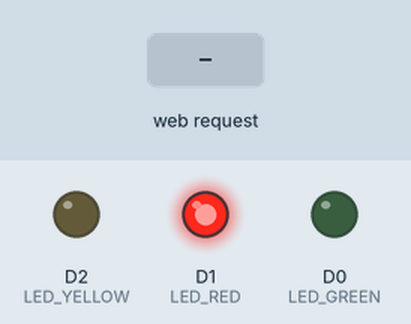
A sketch run on a simulated ESP8266 (NodeMCU). Shown: output pins drawn as LEDs (lit = HIGH). Inputs (shaded band) come from the test bench. WiFi joins after 1.5 s; servers stay silent unless stated; what the sketch prints to the serial monitor is not drawn.

Above: at 2.7 s.
2.8 s: HTTP request GET /led?status=RUNNING received
At 3.8 s:
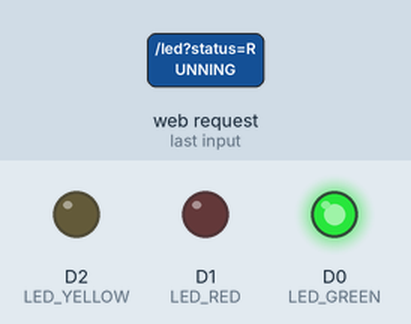
4.3 s: HTTP request GET /led?status=STANDBY received
At 5.5 s:
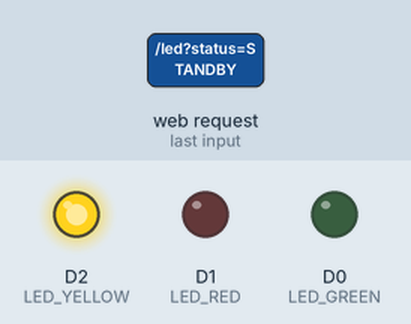
9.3 s: HTTP request GET /led?status=STOPPED received
At 9.6 s:
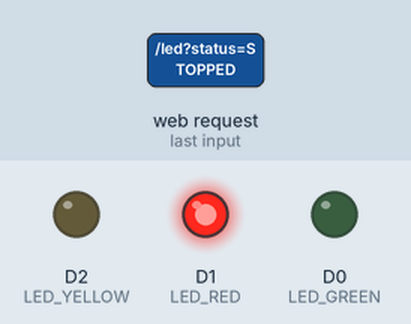
Timing chart, 0 to 11.8 s (numbered marks = the images above; inputs shaded):
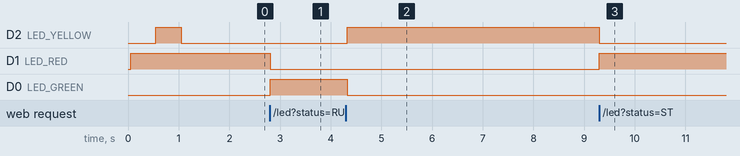

Measured:
- after the input at 2.8 s, D1 (LED_RED): HIGH → LOW at once; D0 (LED_GREEN): LOW → HIGH at once
- after the input at 4.3 s, D2 (LED_YELLOW): LOW → HIGH at once; D0 (LED_GREEN): HIGH → LOW at once
- after the input at 9.3 s, D2 (LED_YELLOW): HIGH → LOW at once; D1 (LED_RED): LOW → HIGH at once

The sketch:

RFIDADDproduct.ino
```cpp
#include <SPI.h>
#include <MFRC522.h>
#include <ESP8266WiFi.h>
#include <ESP8266HTTPClient.h>
#include <WiFiClient.h>
#include <ESP8266WebServer.h>

#define SS_PIN D8
#define RST_PIN D3

// ── LED 핀 설정 ──────────────────────────────────
#define LED_RED D1      // 정지 상태 (빨간불)
#define LED_YELLOW D2   // 대기 상태 (노란불)
#define LED_GREEN D0    // 운행 상태 (초록불) - D0 일반 핀으로 변경 (D5 RFID SCK 핀 충돌 방지)

MFRC522 rfid(SS_PIN, RST_PIN);
ESP8266WebServer server(80);

// ── Wi-Fi 설정 ──────────────────────────────────
const char* ssid     = "test1111";
const char* password = "12345678";

// ── 서버 URL 설정 (RFID 태그 전송용) ───────────────
// PC의 로컬 IP로 변경하세요 (cmd에서 ipconfig → IPv4 주소). ipUpdater 가 자동 동기화.
const char* serverURL = "http://192.168.0.22:3000/api/hardware/rfid";
const char* robotSerialNumber = "CartMe-ROS2-08";

// 동일 카드 연속 스캔 방지 (디바운스) 변수
String lastUid = "";
unsigned long lastScanTime = 0;
const unsigned long debounceDelay = 5000; // 5초 이내 동일 카드 무시

// LED 상태 제어 핸들러 (모든 LED가 HIGH일 때 켜지는 표준 Active-HIGH 상태)
void handleLED() {
  if (server.hasArg("status")) {
    String status = server.arg("status");
    Serial.println("LED Status Change Request: " + status);

    if (status == "RUNNING") {
      digitalWrite(LED_GREEN, HIGH);  // 초록불 켬
      digitalWrite(LED_YELLOW, LOW);   // 노란불 끔
      digitalWrite(LED_RED, LOW);      // 빨간불 끔
    } else if (status == "STANDBY") {
      digitalWrite(LED_GREEN, LOW);   // 초록불 끔
      digitalWrite(LED_YELLOW, HIGH);  // 노란불 켬
      digitalWrite(LED_RED, LOW);      // 빨간불 끔
    } else if (status == "STOPPED") {
      digitalWrite(LED_GREEN, LOW);   // 초록불 끔
      digitalWrite(LED_YELLOW, LOW);   // 노란불 끔
      digitalWrite(LED_RED, HIGH);     // 빨간불 켬
    }
    server.send(200, "text/plain", "OK");
  } else {
    server.send(400, "text/plain", "Missing status parameter");
  }
}

void setup() {
  Serial.begin(115200);
  SPI.begin();
  rfid.PCD_Init();

  // LED 핀 출력 설정
  pinMode(LED_RED, OUTPUT);
  pinMode(LED_YELLOW, OUTPUT);
  pinMode(LED_GREEN, OUTPUT);

  // 초기 상태: 와이파이 연결 전 빨간불 켬
  digitalWrite(LED_RED, HIGH);
  digitalWrite(LED_YELLOW, LOW);
  digitalWrite(LED_GREEN, LOW);

  Serial.println();
  Serial.print("Connecting to WiFi");
  WiFi.begin(ssid, password);

  while (WiFi.status() != WL_CONNECTED) {
    delay(500);
    Serial.print(".");
    // 와이파이 연결 시도 중에는 노란불 깜빡임 효과
    digitalWrite(LED_YELLOW, !digitalRead(LED_YELLOW));
  }

  Serial.println("");
  Serial.print("Connected - IP: ");
  Serial.println(WiFi.localIP());

  // 와이파이 연결 성공 시: VM 구동 전이므로 빨간불(정지/대기) 상태 유지
  digitalWrite(LED_RED, HIGH);
  digitalWrite(LED_YELLOW, LOW);
  digitalWrite(LED_GREEN, LOW);

  // HTTP LED 제어 경로 등록
  server.on("/led", handleLED);
  server.begin();
  Serial.println("HTTP LED Control Server Started");
}

void loop() {
  // 웹 서버 요청 처리 (비블로킹)
  server.handleClient();

  // RC522 칩 통신 상태 자가진단 (Wi-Fi 노이즈로 인한 SPI 버스 멈춤 자동 복구)
  byte version = rfid.PCD_ReadRegister(rfid.VersionReg);
  if (version == 0x00 || version == 0xFF) {
    Serial.println("[RC522] Comm Error Detected - Restarting SPI Bus & Reader...");
    SPI.end();
    SPI.begin();
    rfid.PCD_Init();
  }

  // 스캔 간격 제한 (2초 이내 재스캔 방지, delay 제거로 서버 응답속도 보장)
  if (millis() - lastScanTime < 2000) {
    return;
  }

  // 새 카드 감지 확인
  if (!rfid.PICC_IsNewCardPresent()) return;
  if (!rfid.PICC_ReadCardSerial())   return;

  // UID → 16진수 문자열 변환
  String uidStr = "";
  for (byte i = 0; i < rfid.uid.size; i++) {
    if (rfid.uid.uidByte[i] < 0x10) uidStr += "0";
    uidStr += String(rfid.uid.uidByte[i], HEX);
  }
  uidStr.toUpperCase();

  // 5초 이내에 동일한 카드를 연속 스캔한 경우 무시
  if (uidStr == lastUid && (millis() - lastScanTime < debounceDelay)) {
    rfid.PICC_HaltA();
    rfid.PCD_StopCrypto1();
    return;
  }

  lastUid = uidStr;
  lastScanTime = millis();

  Serial.println("RFID Scanned: " + uidStr);

  // Wi-Fi 연결 확인 후 서버에 전송
  if (WiFi.status() == WL_CONNECTED) {
    WiFiClient client;
    HTTPClient http;
    http.begin(client, serverURL);
    http.setTimeout(3000); // 3초 타임아웃 설정 (서버 대기용)
    http.addHeader("Content-Type", "application/json");
    http.addHeader("Connection", "close"); // 소켓 누수 방지용 헤더 추가

    String body = "{\"rfidTag\":\"" + uidStr + "\",\"robotSerialNumber\":\"" + robotSerialNumber + "\"}";

    Serial.print("Request URL: ");
    Serial.println(serverURL);

    int httpCode = http.POST(body);

    if (httpCode > 0) {
      Serial.print("Server Response Code: ");
      Serial.println(httpCode);
      if (httpCode == 200) {
        Serial.println(">> Server transmission success!");
      } else {
        Serial.print("Server Response Body: ");
        Serial.println(http.getString());
      }
    } else {
      Serial.print("trans error code: ");
      Serial.println(httpCode);
      Serial.print("trans error message: ");
      Serial.println(http.errorToString(httpCode));
    }

    http.end();
    client.stop(); // 소켓 리소스 확실히 해제
  } else {
    Serial.println("Wi-Fi disconnected! Reconnecting...");
    WiFi.begin(ssid, password);
  }

  // 카드 정지 (중복 읽기 방지) 및 RC522 재기동 (전압 강하로 인한 프리징 방지)
  rfid.PICC_HaltA();
  rfid.PCD_StopCrypto1();
  rfid.PCD_Init();
}
```
